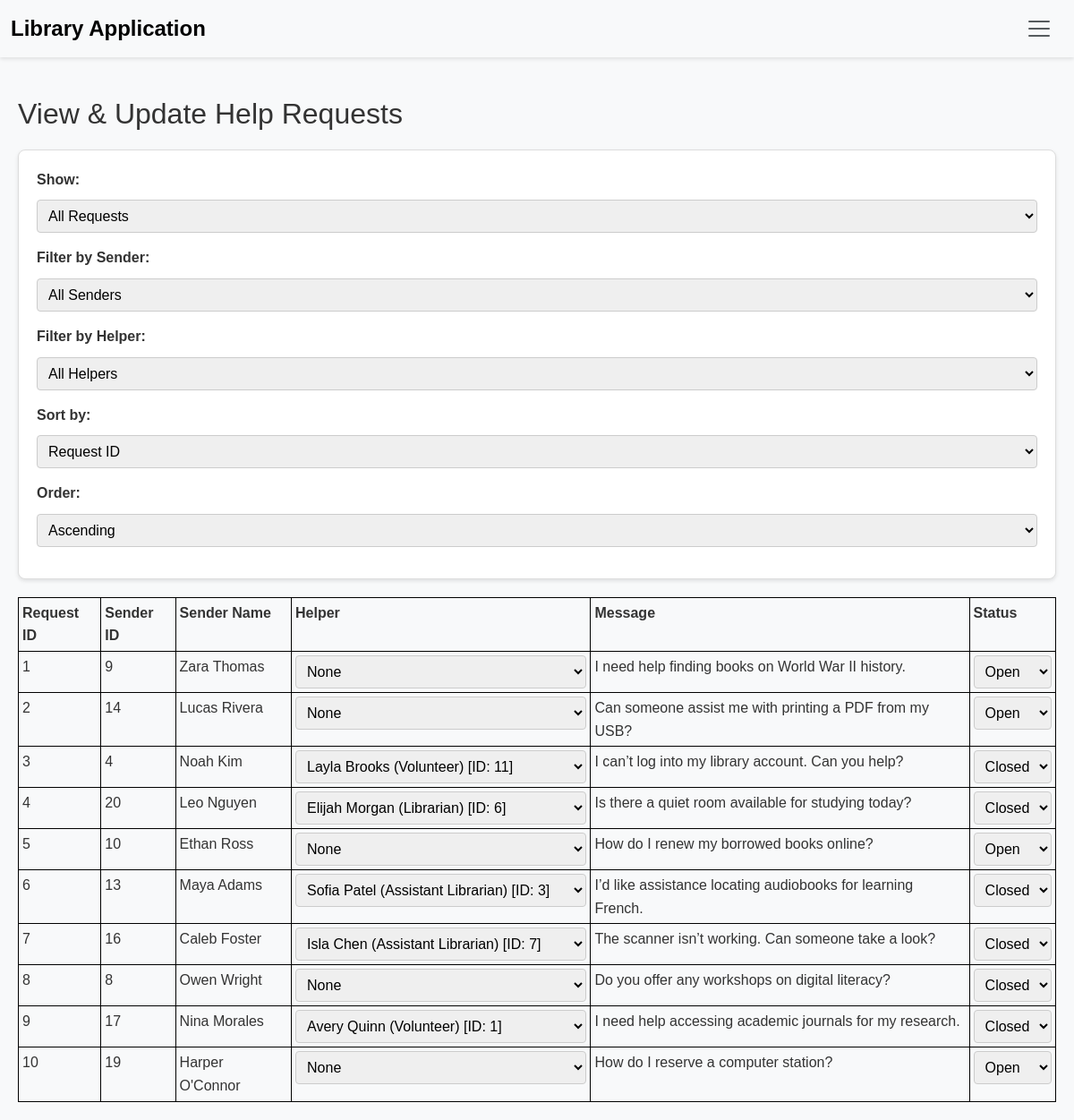
Page /respond_help on the committed database.
### tables this page shows
CREATE TABLE "HelpRequests" (
    request_id INTEGER PRIMARY KEY,
    person_id INTEGER,
    personnel_id INTEGER,
    message TEXT,
    status INTEGER,
    FOREIGN KEY (person_id) REFERENCES PeopleNew(person_id),
    FOREIGN KEY (personnel_id) REFERENCES PersonnelNew(person_id),
    CHECK (status IN (0, 1)) -- Ensure status is either 'Open' or 'Closed' (0 for Open, 1 for Closed)
);

CREATE TABLE "People" (
    person_id INTEGER PRIMARY KEY,
    name TEXT
);

### app.py (the view, shortened to what this page needs)
@app.route('/respond_help', methods=['GET', 'POST'])
def respond_help():
    conn = get_db_connection()
    filter_status = request.args.get('filter_status', 'all')  # "all", "open", "closed"
    filter_sender = request.args.get('filter_sender', '')
    filter_helper = request.args.get('filter_helper', '')
    sort_by = request.args.get('sort_by', 'request_id')  # default sort by request_id
    sort_order = request.args.get('sort_order', 'asc')     # default ascending
    sort_columns = {
        'request_id': 'HR.request_id',
        'person_id': 'HR.person_id',
        'person_name': 'Sender.name',
        'personnel_id': 'HR.personnel_id',
        'personnel_name': 'Helper.name',
        'status': 'HR.status'
    }
    order_column = sort_columns.get(sort_by, 'HR.request_id')
    query = """
        SELECT
            HR.request_id,
            HR.person_id,
            Sender.name AS person_name,
            HR.personnel_id,
            Helper.name AS personnel_name,
            Per.role AS personnel_role,
            HR.message,
            HR.status
        FROM HelpRequests HR
        JOIN People Sender ON HR.person_id = Sender.person_id
        LEFT JOIN Personnel Per ON HR.personnel_id = Per.person_id
        LEFT JOIN People Helper ON HR.personnel_id = Helper.person_id
        WHERE 1=1
    """
    params = []
    if filter_status == 'open':
        query += " AND HR.status = 0"
    elif filter_status == 'closed':
        query += " AND HR.status = 1"
    if filter_sender:
        query += " AND HR.person_id = ?"
        params.append(filter_sender)
    if filter_helper:
        query += " AND HR.personnel_id = ?"
        params.append(filter_helper)
    query += f" ORDER BY {order_column} {sort_order.upper()}"
    requests_list = conn.execute(query, params).fetchall()
    senders = conn.execute("""
        SELECT person_id, name
        FROM People
        WHERE person_id NOT IN (SELECT person_id FROM Personnel)
        ORDER BY name
    """).fetchall()
    helpers = conn.execute("""
        SELECT Per.person_id, P.name, Per.role
        FROM Personnel Per
        JOIN People P ON Per.person_id = P.person_id
        ORDER BY P.name
    """).fetchall()
    personnel_options = helpers
    conn.close()
    return render_template('respond_help.html',
                           requests_list=requests_list,
                           filter_status=filter_status,
                           filter_sender=filter_sender,
                           filter_helper=filter_helper,
                           sort_by=sort_by,
                           sort_order=sort_order,
                           senders=senders,
                           helpers=helpers,
                           personnel_options=personnel_options)

### app.py (called while the page is built)
def get_db_connection():
    conn = sqlite3.connect(DATABASE, timeout=10)  # Waits up to 10 seconds if the database is locked
    conn.row_factory = sqlite3.Row
    return conn

### templates/respond_help.html (shortened to what this page needs)
{% extends "base.html" %}
{% block content %}
  <h2>View & Update Help Requests</h2>
<form method="GET" action="{{ url_for('respond_help') }}" id="filterForm" class="controls">
  <div>
    <label for="filter_status">Show:</label>
    <select name="filter_status" id="filter_status" onchange="document.getElementById('filterForm').submit();">
      <option value="all" {% if filter_status == 'all' %}selected{% endif %}>All Requests</option>
    </select>
  </div>
  <div>
    <label for="filter_sender">Filter by Sender:</label>
    <select name="filter_sender" id="filter_sender" onchange="document.getElementById('filterForm').submit();">
      <option value="">All Senders</option>
    </select>
  </div>
  <div>
    <label for="filter_helper">Filter by Helper:</label>
    <select name="filter_helper" id="filter_helper" onchange="document.getElementById('filterForm').submit();">
      <option value="">All Helpers</option>
    </select>
  </div>
  <div>
    <label for="sort_by">Sort by:</label>
    <select name="sort_by" id="sort_by" onchange="document.getElementById('filterForm').submit();">
      <option value="request_id" {% if sort_by == 'request_id' %}selected{% endif %}>Request ID</option>
    </select>
  </div>
  <div>
    <label for="sort_order">Order:</label>
    <select name="sort_order" id="sort_order" onchange="document.getElementById('filterForm').submit();">
      <option value="asc" {% if sort_order == 'asc' %}selected{% endif %}>Ascending</option>
    </select>
  </div>
</form>
  {% if requests_list|length == 0 %}
    <p>No help requests found matching your criteria.</p>
  {% else %}
    <table>
      <thead>
        <tr>
          <th>Request ID</th>
          <th>Sender ID</th>
          <th>Sender Name</th>
          <th>Helper</th>
          <th>Message</th>
          <th>Status</th>
        </tr>
      </thead>
      <tbody>
        {% for req in requests_list %}
          <tr>
            <form method="POST" action="{{ url_for('respond_help') }}">
              <td>{{ req['request_id'] }}</td>
              <td>{{ req['person_id'] }}</td>
              <td>{{ req['person_name'] }}</td>
              <td>
                <select name="personnel_id" onchange="this.form.submit();">
                  <option value="" {% if not req['personnel_id'] %}selected{% endif %}>None</option>
                  {% for person in personnel_options %}
                    <option value="{{ person['person_id'] }}" {% if req['personnel_id'] and req['personnel_id']|string == person['person_id']|string %}selected{% endif %}>
                      {{ person['name'] }} ({{ person['role'] }}) [ID: {{ person['person_id'] }}]
                    </option>
                  {% endfor %}
                </select>
              </td>
              <td>{{ req['message'] }}</td>
              <td>
                <select name="status" onchange="this.form.submit();">
                  <option value="0" {% if req['status'] == 0 %}selected{% endif %}>Open</option>
                  <option value="1" {% if req['status'] == 1 %}selected{% endif %}>Closed</option>
                </select>
              </td>
            </form>
          </tr>
        {% endfor %}
      </tbody>
    </table>
  {% endif %}
{% endblock %}

### static/css/style.css (style rules this page uses)
* { margin: 0; padding: 0; box-sizing: border-box; }
body { font-family: Arial, sans-serif; background-color: #f8f9fa; color: #333; line-height: 1.6; }
table { border-collapse: collapse; width: 100%; margin-top: 15px; }
th, td { border: 1px solid #000; padding: 4px; text-align: left; vertical-align: top; }
form { margin: 20px auto; padding: 20px; background-color: #fff; border: 1px solid #ddd; border-radius: 8px; box-shadow: 0 2px 4px rgba(0, 0, 0, 0.1); }
label { display: block; margin-bottom: 5px; font-weight: bold; }
select, input[type="date"], input, textarea { width: 100%; padding: 8px; border: 1px solid #ccc; border-radius: 4px; }
form div { margin-bottom: 15px; }
form label { font-weight: bold; }
form input[type="text"], form select, form button { padding: 8px; margin-top: 5px; margin-right: 10px; border: 1px solid #ccc; border-radius: 4px; }

### rows in the picture
HelpRequests: request_id "1", person_id "9", person_name "Zara Thomas", message "I need help finding books on World War II history.", status "Open"
HelpRequests: request_id "2", person_id "14", person_name "Lucas Rivera", message "Can someone assist me with printing a PDF from my USB?", status "Open"
HelpRequests: request_id "3", person_id "4", person_name "Noah Kim", personnel_id "Layla Brooks (Volunteer) [ID: 11]", message "I can’t log into my library account. Can you help?", status "Closed"
HelpRequests: request_id "4", person_id "20", person_name "Leo Nguyen", personnel_id "Elijah Morgan (Librarian) [ID: 6]", message "Is there a quiet room available for studying today?", status "Closed"
HelpRequests: request_id "5", person_id "10", person_name "Ethan Ross", message "How do I renew my borrowed books online?", status "Open"
HelpRequests: request_id "6", person_id "13", person_name "Maya Adams", personnel_id "Sofia Patel (Assistant Librarian) [ID: 3]", message "I’d like assistance locating audiobooks for learning French.", status "Closed"
HelpRequests: request_id "7", person_id "16", person_name "Caleb Foster", personnel_id "Isla Chen (Assistant Librarian) [ID: 7]", message "The scanner isn’t working. Can someone take a look?", status "Closed"
HelpRequests: request_id "8", person_id "8", person_name "Owen Wright", message "Do you offer any workshops on digital literacy?", status "Closed"
HelpRequests: request_id "9", person_id "17", person_name "Nina Morales", personnel_id "Avery Quinn (Volunteer) [ID: 1]", message "I need help accessing academic journals for my research.", status "Closed"
HelpRequests: request_id "10", person_id "19", person_name "Harper O'Connor", message "How do I reserve a computer station?", status "Open"
